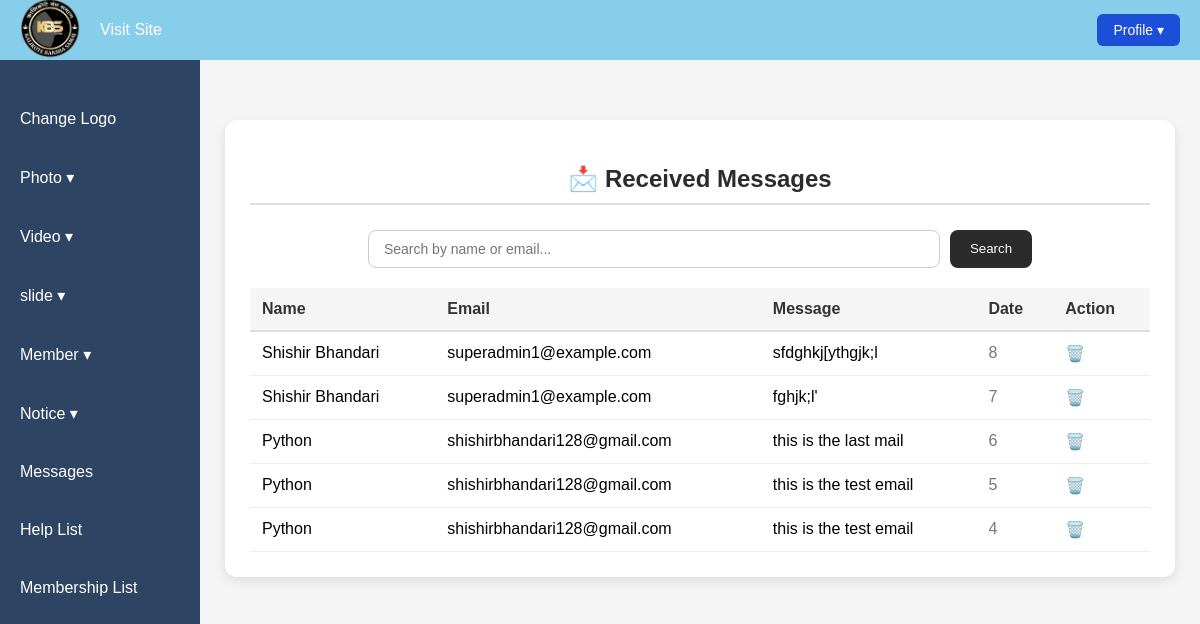
Screenshot of /messages/ with the database file from the repository.
### adminuses/models.py (models this page shows, shortened)
class Logo(models.Model):
    logo = models.ImageField(upload_to='logos/')

### gallery/models.py (models this page shows, shortened)
class Contact(models.Model):
    name = models.CharField(max_length=100)
    email = models.EmailField()
    message = models.TextField()

### gallery/views.py (the view)
# urls.py: path('messages/',get_message,name='messages'),
def get_message(request):
    query = request.GET.get('q')
    if query:
        all_messages = Contact.objects.filter(
            models.Q(name__icontains=query) | models.Q(email__icontains=query)
        ).order_by('-id')
    else:
        all_messages = Contact.objects.all().order_by('-id')
    paginator = Paginator(all_messages, 10)
    page_number = request.GET.get('page')
    page_obj = paginator.get_page(page_number)
    return render(request, 'messages.html', {'page_messages': page_obj})

### adminuses/context_processor.py (called while the page is built)
def logo_context(request):
    logo = Logo.objects.first()
    return {'logo': logo}

### templates/messages.html (shortened to what this page needs)
{% extends 'base.html' %}
{% block content %}
<div style="max-width: 900px; margin: 40px auto; background: #fff; border-radius: 12px; box-shadow: 0 4px 12px rgba(0,0,0,0.1); padding: 25px;">
    <h2 style="text-align:center; color:#2b2b2b; margin-bottom: 25px; border-bottom: 2px solid #e0e0e0; padding-bottom:10px;">
        📩 Received Messages
    </h2>
    <form method="GET" style="margin-bottom: 20px; display:flex; justify-content:center;">
        <input type="text" name="q" value="{{ request.GET.q }}" placeholder="Search by name or email..."
               style="width: 60%; padding:10px 15px; border-radius:8px; border:1px solid #ccc; margin-right:10px; font-size:14px;">
        <button type="submit" style="padding:10px 20px; border:none; border-radius:8px; background-color:#2b2b2b; color:#fff; cursor:pointer;">
            Search
        </button>
    </form>
    {% if page_messages %}
        <table style="width:100%; border-collapse: collapse;">
            <thead>
                <tr style="background-color:#f5f5f5; text-align:left; border-bottom:2px solid #ddd;">
                    <th style="padding:12px; color:#333;">Name</th>
                    <th style="padding:12px; color:#333;">Email</th>
                    <th style="padding:12px; color:#333;">Message</th>
                    <th style="padding:12px; color:#333;">Date</th>
                    <th style="padding:12px; color:#333;">Action</th>
                </tr>
            </thead>
            <tbody>
                {% for msg in page_messages %}
                <tr style="border-bottom:1px solid #eee; transition: background 0.3s;">
                    <td style="padding:12px;">{{ msg.name }}</td>
                    <td style="padding:12px;">{{ msg.email }}</td>
                    <td style="padding:12px;">{{ msg.message|truncatechars:100 }}</td>
                    <td style="padding:12px; color:#777;">{{ msg.id }}</td>
                    <td style="padding:12px;">
                        <a href="{% url 'delete_message' msg.id %}" style="color:#e11d48; text-decoration:none;">🗑️</a>
                    </td>
                </tr>
                {% empty %}
                <tr>
                    <td colspan="5" style="text-align:center; padding:20px; color:#888;">No messages available.</td>
                </tr>
                {% endfor %}
            </tbody>
        </table>
    {% else %}
        <p style="text-align:center; color:#777;">No messages received.</p>
    {% endif %}
</div>
{% endblock %}

### templates/base.html (shortened to what this page needs)
<!DOCTYPE html>
<html lang="en">
<head>
  {% load static %}
  <link rel="stylesheet" href="{% static 'css/base.css' %}">
</head>
<body>
  <nav class="navbar">
    <div class="nav-left">
      {% if logo %}
        <a href="{% url 'dashboard' %}">
          <img src="{{ logo.logo.url }}" alt="Logo" style="height:60px;">
        </a>
      {% endif %}
      <ul class="nav-menu">
        <li><a href="{% url 'index' %}" target="_blank">Visit Site</a></li>
      </ul>
    </div>
    <div class="profile-dropdown">
      <button class="profile-btn">Profile ▾</button>
    </div>
  </nav>
  <div class="sidebar">
    <ul class="side-menu">
      <li><a href="{% url 'change_logo' %}">Change Logo</a></li>
      <li>
        <a href="#" onclick="toggleSidebarSubMenu('photo-submenu'); return false;">Photo ▾</a>
      </li>
      <li>
        <a href="#" onclick="toggleSidebarSubMenu('video-submenu'); return false;">Video ▾</a>
      </li>
      <li>
        <a href="#" onclick="toggleSidebarSubMenu('slide-submenu'); return false;">slide ▾</a>
      </li>
      <li>
        <a href="#" onclick="toggleSidebarSubMenu('member-submenu'); return false;">Member ▾</a>
      </li>
      <li>
        <a href="#" onclick="toggleSidebarSubMenu('notice-submenu'); return false;">Notice ▾</a>
      </li>
      <li><a href="{% url 'messages' %}">Messages</a></li>
      <li><a href="{% url 'help_list' %}">Help List</a></li>
      <li><a href="{% url 'membership_list' %}">Membership List</a></li>
    </ul>
  </div>
  <div class="main-content">
    {% block content %}{% endblock %}
  </div>
</body>
</html>

### static/css/base.css (style rules this page uses)
body { margin: 0; font-family: Arial, sans-serif; display: flex; min-height: 100vh; }
.navbar { position: fixed; top: 0; left: 0; right: 0; height: 60px; background-color: #87CEEB; display: flex; justify-content: space-between; align-items: center; padding: 0 20px; z-index: 1000; }
.nav-left { display: flex; align-items: center; }
.nav-menu { list-style: none; display: flex; gap: 30px; margin: 0; padding: 0; }
.nav-menu li a { text-decoration: none; color: white; font-weight: 500; padding: 0 20px; transition: color 0.3s; }
.profile-dropdown { position: relative; }
.profile-btn { background-color: #1d4ed8; color: white; border: none; padding: 8px 16px; border-radius: 6px; cursor: pointer; font-size: 14px; }
.sidebar { width: 200px; background-color: #2e4463; padding-top: 80px; flex-shrink: 0; height: 100vh; position: fixed; overflow-y: auto; }
.side-menu { list-style: none; padding: 0; margin: 0; }
.side-menu li { margin: 20px 0; }
.side-menu li a { text-decoration: none; color: white; padding: 10px 20px; display: block; transition: background 0.3s; }
.main-content { margin-left: 200px; padding: 80px 20px 20px 20px; background-color: #f5f5f5; flex-grow: 1; min-height: 100vh; }

### rows the page displays
Logo: logo (picture)
Contact: name "Shishir Bhandari", email "superadmin1@example.com", message "sfdghkj[ythgjk;l", id "8"
Contact: name "Shishir Bhandari", email "superadmin1@example.com", message "fghjk;l'", id "7"
Contact: name "Python", email "shishirbhandari128@gmail.com", message "this is the last mail", id "6"
Contact: name "Python", email "shishirbhandari128@gmail.com", message "this is the test email", id "5"
Contact: name "Python", email "shishirbhandari128@gmail.com", message "this is the test email", id "4"
